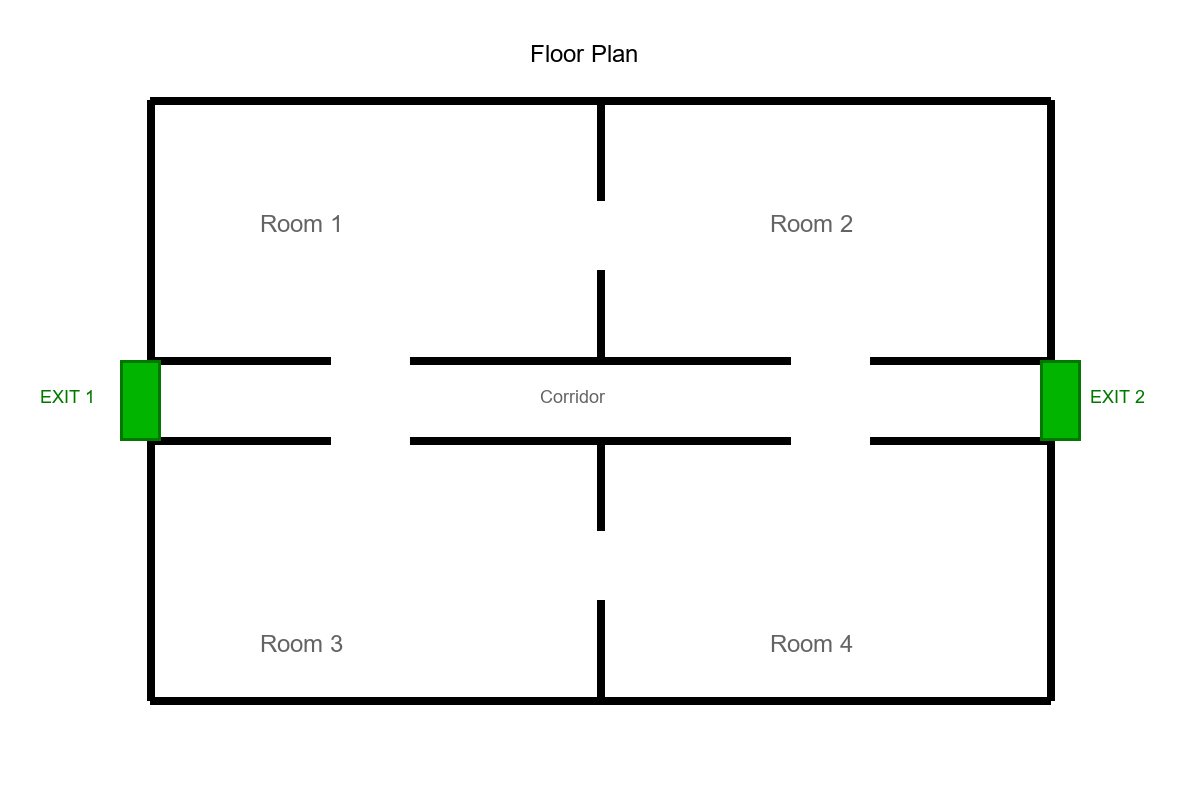
#> input picture floorplan.png, 1200 x 800 px
$ python report.py
#> lines starting #> are read from the running program, lines starting #| are printed output that depends on the picture; after the words box and inside, x2 and y2 are one past the last pixel; in counts of white or black regions, pixels touching at a corner belong together
#> (reads history.json from the repository)
"""Generate hackathon report assets from a loop.py campaign.

Usage:
    python report.py [history.json] [out_dir]   (defaults: history.json report)

Reads history.json (+ the layout files it names) and writes into out_dir:
    progress.png    - evacuation time per round (cv2 bar chart, lower better)
    comparison.png  - round-0 vs best layout side by side (needs floorplan.png)
    REPORT.md       - headline number, results table, and image links
"""

import json
import os
import sys

import cv2

import optimize as opt

WHITE = (255, 255, 255)
BLACK = (0, 0, 0)
GRAY = (90, 90, 90)
GREEN = (0, 180, 0)
ORANGE = (0, 140, 255)
FONT = cv2.FONT_HERSHEY_SIMPLEX


def draw_progress(items, path):
    """Bar chart of [(label, time_s, kind)]; kind: round|best|confirm."""
#> called with path = 'report/progress.png'
    W, H = 920, 520
    import numpy as np
    img = np.full((H, W, 3), 255, np.uint8)
    L, R, T, B = 80, 30, 70, 80
    vmax = max(t for _, t, _ in items) * 1.18 or 1.0
    n = len(items)
    slot = (W - L - R) / n
    colors = {"round": GRAY, "best": GREEN, "confirm": ORANGE}
    for i in range(6):  # gridlines + y labels
        v = vmax * i / 5
        y = int(T + (H - T - B) * (1 - i / 5))
        cv2.line(img, (L, y), (W - R, y), (225, 225, 225), 1)
        cv2.putText(img, "%.0f" % v, (L - 55, y + 7), FONT, 0.6, GRAY, 1)
    for j, (label, t, kind) in enumerate(items):
        x0 = int(L + slot * j + slot * 0.2)
        x1 = int(L + slot * (j + 1) - slot * 0.2)
        y1 = H - B
        y0 = int(T + (H - T - B) * (1 - t / vmax))
        cv2.rectangle(img, (x0, y0), (x1, y1), colors[kind], -1)
        cv2.putText(img, "%.1f" % t, (x0, y0 - 10), FONT, 0.7, BLACK, 2)
        cv2.putText(img, label, (x0, y1 + 30), FONT, 0.7, BLACK, 2)
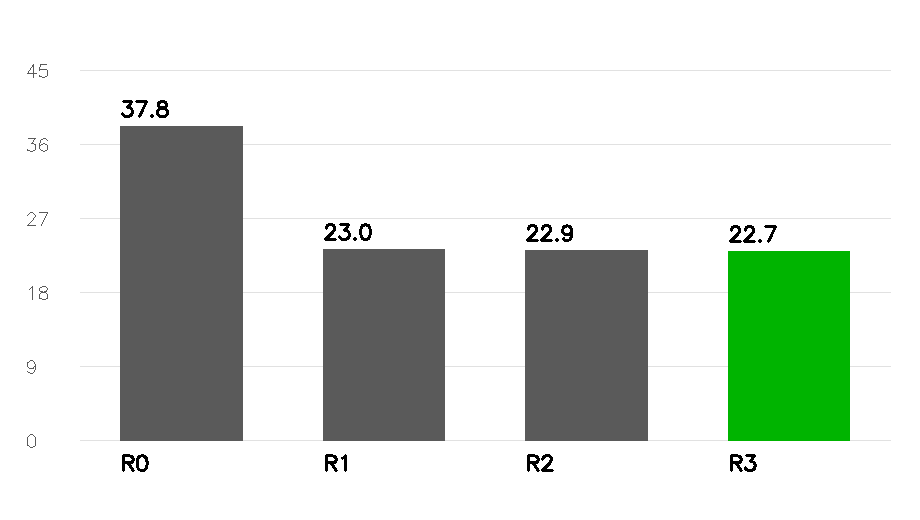
#> img: shape (520, 920, 3); mean of channels 0, 1, 2 211.5, 220.2, 211.5; drawn as B, G, R
    cv2.putText(img, "Evacuation time per round (s, lower is better)",
                (L, 40), FONT, 0.9, BLACK, 2)
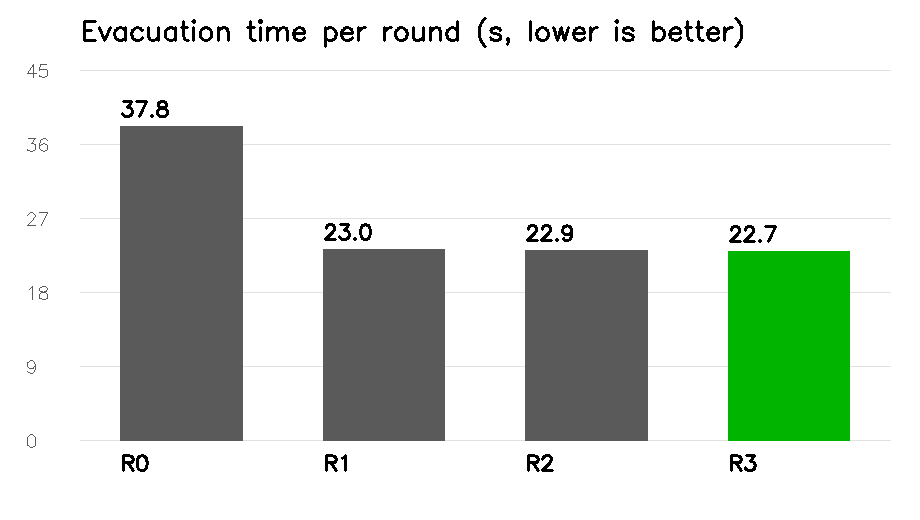
#> img: shape (520, 920, 3); 0.86% of pixels changed, all inside (x1, y1, x2, y2) = (83, 17, 743, 48); drawn as B, G, R
    cv2.imwrite(path, img)
    print("Saved %s." % path)


def highlights_for(layout, changes):
    """Rebuild draw_check highlights from a history entry's changes."""
    out = []
    add_n = 0
    for c in changes:
        try:
            kind, target = c["type"], c["target_id"]
        except KeyError:
            continue
        if kind == "widen_door" and target.startswith("door "):
            out.append(("door", int(target[5:])))
        elif kind == "move_wall" and target.startswith("wall "):
            out.append(("wall", int(target[5:])))
        elif kind == "add_exit":
            add_n += 1
    for k in range(add_n):  # new exits were appended in order
        out.append(("exit", len(layout["exits"]) - add_n + k))
    return out


def tag(img, text):
    bar = cv2.copyMakeBorder(img, 44, 0, 0, 0, cv2.BORDER_CONSTANT, value=BLACK)
    cv2.putText(bar, text, (12, 30), FONT, 0.8, WHITE, 2)
    return bar


def draw_comparison(base, l0, hl0, lab0, lB, hlB, labB, path):
    left = tag(opt.draw_check(base, l0, hl0), lab0)
    right = tag(opt.draw_check(base, lB, hlB), labB)
    cv2.imwrite(path, cv2.hconcat([left, right]))
    print("Saved %s." % path)


def main():
    hist_path = sys.argv[1] if len(sys.argv) > 1 else "history.json"
    out_dir = sys.argv[2] if len(sys.argv) > 2 else "report"
    if not os.path.isfile(hist_path):
        sys.exit("Missing %s (run loop.py first)." % hist_path)
    history = json.load(open(hist_path, encoding="utf-8"))
    rounds = [e for e in history if not isinstance(e["round"], str)]
    confirms = [e for e in history if isinstance(e["round"], str)]
    if not rounds:
        sys.exit("No rounds in %s." % hist_path)
    os.makedirs(out_dir, exist_ok=True)

    best = min(rounds, key=lambda e: e["time_s"])
    t0 = rounds[0]["time_s"]
    pct = (t0 - best["time_s"]) / t0 * 100 if t0 else 0

    items = [("R%d" % e["round"], e["time_s"],
              "best" if e["round"] == best["round"] else "round")
             for e in rounds]
    items += [("C", e["time_s"], "confirm") for e in confirms]
    draw_progress(items, os.path.join(out_dir, "progress.png"))

    comp_name = None
    base = None
    if os.path.isfile(opt.IMAGE_PATH):
        base = cv2.imread(opt.IMAGE_PATH, cv2.IMREAD_COLOR)
#> base is the input picture: shape (800, 1200, 3); mean B, G, R 242.8, 244, 242.8
    if base is None:
        print("No %s; skipping comparison.png." % opt.IMAGE_PATH)
    else:
        try:
            l0 = json.load(open(rounds[0]["layout"], encoding="utf-8"))
            lB = json.load(open(best["layout"], encoding="utf-8"))
        except OSError as exc:
            print("Skipping comparison.png (%s)." % exc)
        else:
            comp_name = "comparison.png"
            draw_comparison(
                base, l0, [], "ROUND 0 [%s]: %.1f s"
                % (rounds[0]["layout"], t0),
                lB, highlights_for(lB, best["changes"]),
                "BEST ROUND %d [%s]: %.1f s (yellow = AI changes)"
                % (best["round"], best["layout"], best["time_s"]),
                os.path.join(out_dir, comp_name))

    seeds = sorted({s for e in rounds for s in e.get("seed_times", {})})
    lines = ["# EvacLoop campaign report", "",
             "**%.1f s -> %.1f s (-%.0f%%)** over %d round(s)%s." % (
                 t0, best["time_s"], pct, len(rounds),
                 " (best: round %d)" % best["round"]
                 if best["round"] != 0 else ""),
             ""]
    if confirms:
        c = confirms[-1]
        lines.append("Held-out confirmation: **%.1f s** (seed %s)." % (
            c["time_s"], ", ".join(map(str, c.get("seed_times", {})))))
        lines.append("")
    lines += ["![progress](progress.png)", "",
              "| round | layout | time_s | vs r0 | cost | changes |",
              "| ----- | ------ | ------ | ----- | ---- | ------- |"]
    for e in history:
        d = (e["time_s"] - t0) / t0 * 100 if t0 else 0
        chg = "; ".join("%s %s" % (x["type"], x["target_id"])
                        for x in e["changes"]) or "baseline"
        lines.append("| %s | %s | %.1f | %+5.1f%% | %s | %s |" % (
            e["round"], e["layout"], e["time_s"], d,
            e["cost"] if e.get("cost") is not None else "-", chg))
    lines += [""]
    if comp_name:
        lines += ["![comparison](%s)" % comp_name, "",
                  "_Left: round 0 baseline. Right: best layout, "
                  "AI changes in yellow._", ""]
    if any(e.get("timed_out") for e in history):
        lines.append("_Note: at least one run hit Unity maxRunTime._")
        lines.append("")
    lines.append("Seeds per round: %s. Score = mean time."
                 % (", ".join(map(str, seeds)) or "?"))
    with open(os.path.join(out_dir, "REPORT.md"), "w", encoding="utf-8") as f:
        f.write("\n".join(lines) + "\n")
    print("Saved %s." % os.path.join(out_dir, "REPORT.md"))
    print("Headline: %.1f s -> %.1f s (-%.0f%%)."
          % (t0, best["time_s"], pct))


if __name__ == "__main__":
    main()
